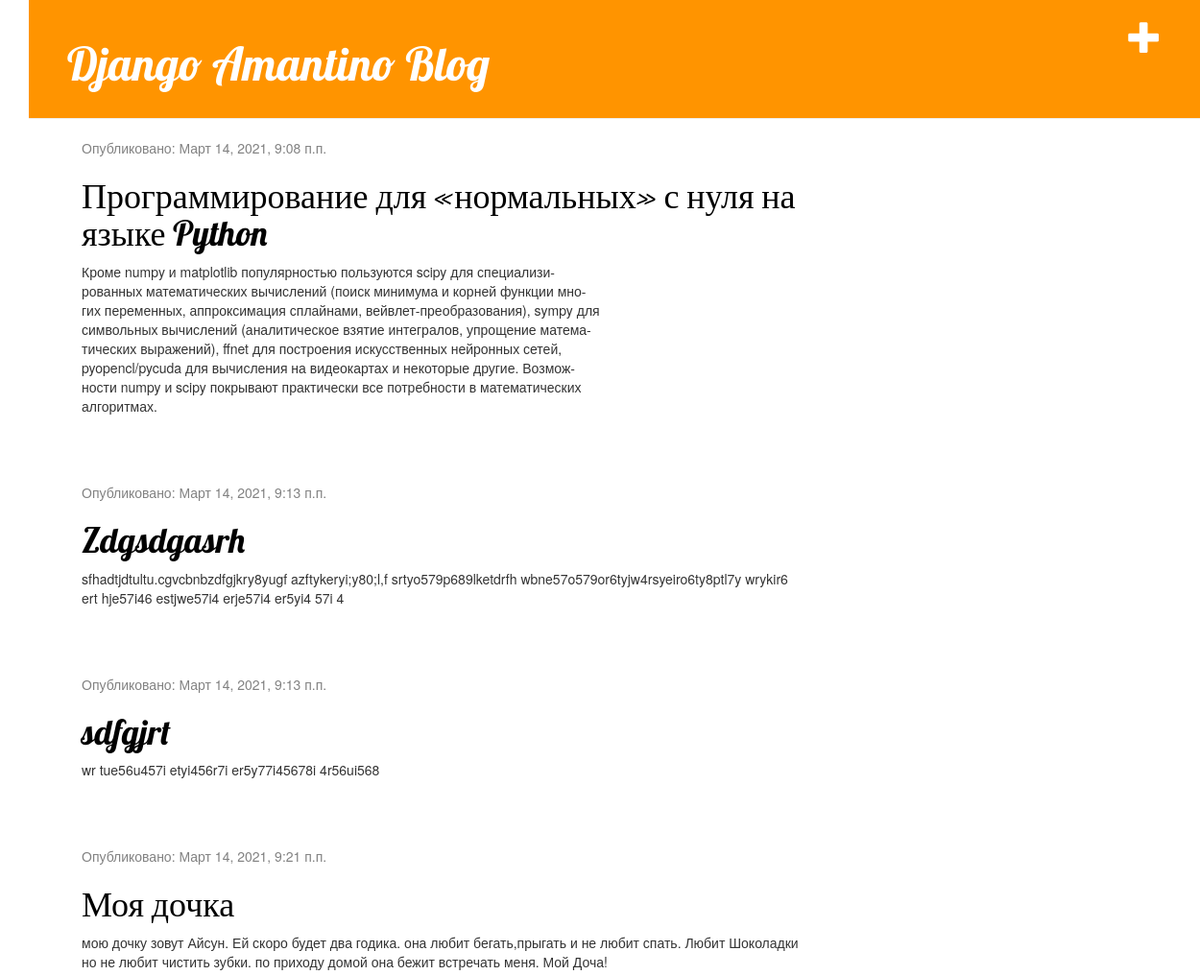
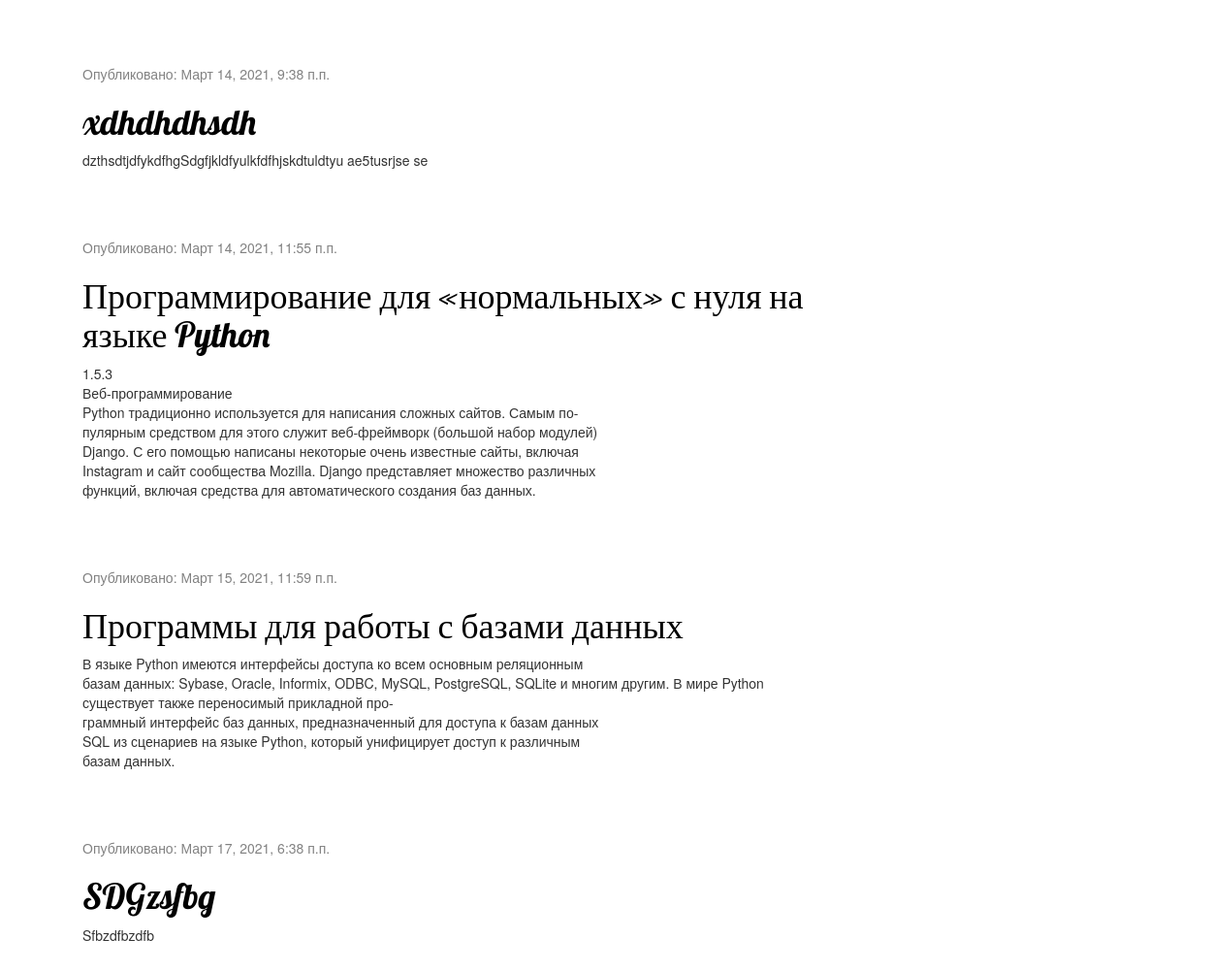
The page / on the database its author committed (2 pictures, top to bottom).
### blog/models.py (models this page shows, shortened)
class Post(models.Model):
    author = models.ForeignKey(settings.AUTH_USER_MODEL, on_delete=models.CASCADE)
    title = models.CharField(max_length=200)
    text = models.TextField()
    created_date = models.DateTimeField(default=timezone.now)
    published_date = models.DateTimeField(blank=True, null=True)

### blog/views.py (the view)
# urls.py: path('', views.post_list, name='post_list'),
def post_list(request):
    posts = Post.objects.filter(published_date__lte=timezone.now()).order_by('published_date')
    return render(request, 'blog/post_list.html', {'posts': posts})

### blog/templates/blog/post_list.html
{% extends 'blog/base.html' %}
{% block content %}
    {% for post in posts %}
        <div class="post">
            <div class="date">
                <p>Опубликовано: {{ post.published_date }}</p>
            </div>
            <h1><a href="{% url 'post_detail' pk=post.pk %}">{{ post.title }}</a></h1>
            <p>{{ post.text|linebreaksbr }}</p>
        </div>
    {% endfor %}
{% endblock %}

### blog/templates/blog/base.html (shortened to what this page needs)
{% load static %}
<html>
    <head>
        <link rel="stylesheet" href="//maxcdn.bootstrapcdn.com/bootstrap/3.2.0/css/bootstrap.min.css">
        <link rel="stylesheet" href="//maxcdn.bootstrapcdn.com/bootstrap/3.2.0/css/bootstrap-theme.min.css">
        <link rel="stylesheet" href="{% static 'css/blog.css' %}">
    </head>
    <body>
        <div class="page-header">
            <a href="{% url 'post_new' %}" class="top-menu"><span class="glyphicon glyphicon-plus"></span></a>
            <h1><a href="/">Django Amantino Blog</a></h1>
        </div>
        <div class="content container">
            <div class="row">
                <div class="col-md-8">
                    {% block content %}
                    {% endblock %}
                </div>
            </div>
        </div>
    </body>
</html>

### blog/static/css/blog.css (style rules this page uses)
h1 a { color: #FCA205; font-family: 'Lobster'; }
body { padding-left: 30px; }
.page-header { background-color: #ff9400; margin-top: 0; padding: 20px 20px 20px 40px; }
.page-header h1, .page-header h1 a, .page-header h1 a:visited, .page-header h1 a:active { color: #ffffff; font-size: 36pt; text-decoration: none; }
.content { margin-left: 40px; }
h1, h2, h3, h4 { font-family: 'Lobster', cursive; }
.date { color: #828282; }
.top-menu, .top-menu:hover, .top-menu:visited { color: #ffffff; float: right; font-size: 26pt; margin-right: 20px; }
.post { margin-bottom: 70px; }
.post h1 a, .post h1 a:visited { color: #000000; }

### rows shown on the page
Post: published_date "Март 14, 2021, 9:08 п.п.", title "Программирование для «нормальных» с нуля на языке Python", text "Кроме numpy и matplotlib популярностью пользуются scipy для специализи- рованных математических вычислений (поиск минимума и корней функции мно- гих переменных, аппроксимация сплайнами, вейвлет-преобразования), sympy для символьных вычислений (аналитическое взятие интегралов, упрощение матема- тических выражений), ffnet для построения искусственных нейронных сетей, pyopencl/pycuda для вычисления на видеокартах и некоторые другие. Возмож- ности numpy и scipy покрывают практически все потребности в математических алгоритмах."
Post: published_date "Март 14, 2021, 9:13 п.п.", title "Zdgsdgasrh", text "sfhadtjdtultu.cgvcbnbzdfgjkry8yugf azftykeryi;y80;l,f srtyo579p689lketdrfh wbne57o579or6tyjw4rsyeiro6ty8ptl7y wrykir6 ert hje57i46 estjwe57i4 erje57i4 er5yi4 57i 4"
Post: published_date "Март 14, 2021, 9:13 п.п.", title "sdfgjrt", text "wr tue56u457i etyi456r7i er5y77i45678i 4r56ui568"
Post: published_date "Март 14, 2021, 9:21 п.п.", title "Моя дочка", text "мою дочку зовут Айсун. Ей скоро будет два годика. она любит бегать,прыгать и не любит спать. Любит Шоколадки но не любит чистить зубки. по приходу домой она бежит встречать меня. Мой Доча!"
Post: published_date "Март 14, 2021, 9:38 п.п.", title "xdhdhdhsdh", text "dzthsdtjdfykdfhgSdgfjkldfyulkfdfhjskdtuldtyu ae5tusrjse se"
Post: published_date "Март 14, 2021, 11:55 п.п.", title "Программирование для «нормальных» с нуля на языке Python", text "1.5.3 Веб-программирование Python традиционно используется для написания сложных сайтов. Самым по- пулярным средством для этого служит веб-фреймворк (большой набор модулей) Django. С его помощью написаны некоторые очень известные сайты, включая Instagram и сайт сообщества Mozilla. Django представляет множество различных функций, включая средства для автоматического создания баз данных."
Post: published_date "Март 15, 2021, 11:59 п.п.", title "Программы для работы с базами данных", text "В языке Python имеются интерфейсы доступа ко всем основным реляционным базам данных: Sybase, Oracle, Informix, ODBC, MySQL, PostgreSQL, SQLite и многим другим. В мире Python существует также переносимый прикладной про- граммный интерфейс баз данных, предназначенный для доступа к базам данных SQL из сценариев на языке Python, который унифицирует доступ к различным базам данных."
Post: published_date "Март 17, 2021, 6:38 п.п.", title "SDGzsfbg", text "Sfbzdfbzdfb"
